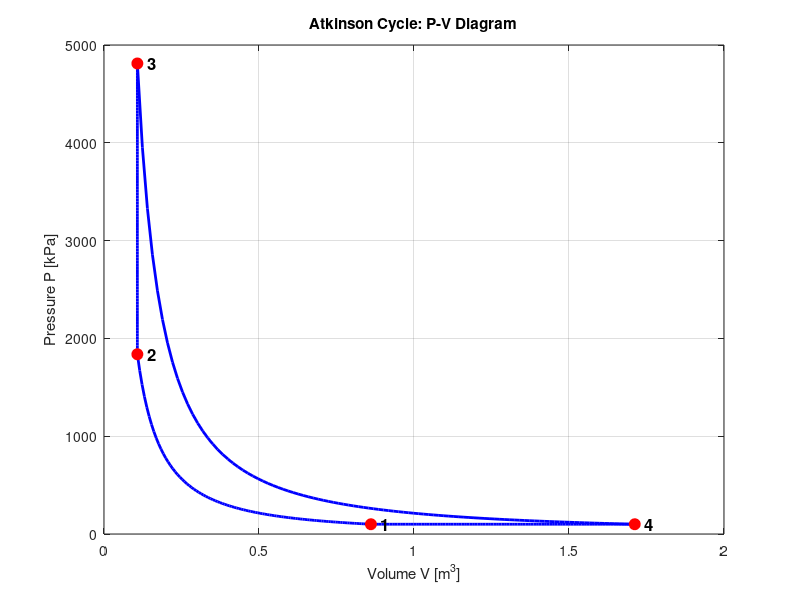
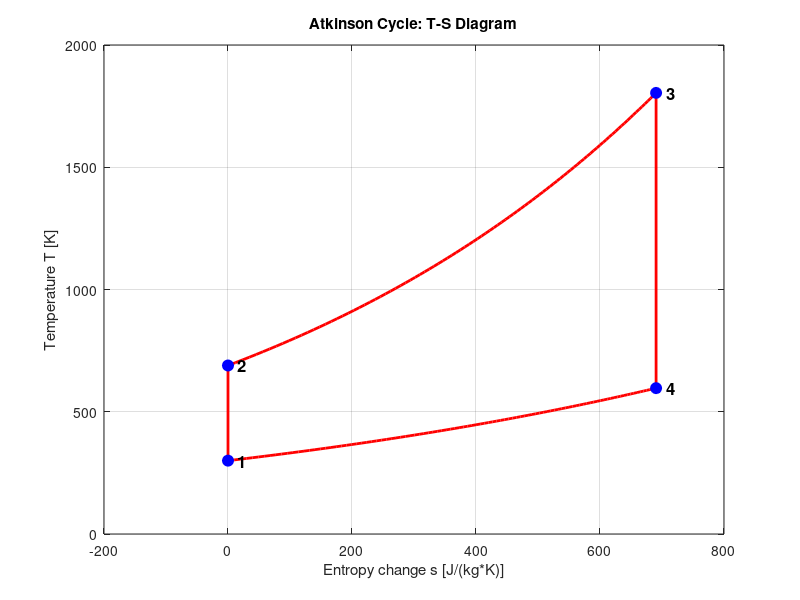

Write the MATLAB code that produced these figures, in order.
%% ========================================================================
%  ATKINSON CYCLE MODEL
%  Repository: thermodynamic-cycles
%  Working fluid: ideal gas (air, air-standard, cold-air assumptions)
%
%  Over-expanded spark-ignition cycle (hybrids). Like Otto but expansion
%  continues until pressure returns to intake, then heat is rejected at
%  constant pressure. Four processes:
%     1 -> 2 : Isentropic compression
%     2 -> 3 : Constant-volume heat addition
%     3 -> 4 : Isentropic expansion down to P4 = P1
%     4 -> 1 : Constant-pressure heat rejection
%
%  eta = 1 - gamma*(lambda^(1/gamma) - 1) / (r^(gamma-1)*(lambda - 1))
%  where r = compression ratio, lambda = T3/T2 = pressure rise ratio
% ========================================================================

clear; clc; close all;

%% SECTION 1: WORKING FLUID PROPERTIES (AIR, IDEAL GAS)
R     = 287;                % specific gas constant for air   [J/(kg*K)]
gamma = 1.4;                % ratio of specific heats          [-]
cv    = R / (gamma - 1);    % constant-volume specific heat    [J/(kg*K)]
cp    = gamma * cv;         % constant-pressure specific heat  [J/(kg*K)]

fprintf('==================================================\n');
fprintf('  WORKING FLUID PROPERTIES (air, ideal gas)\n');
fprintf('==================================================\n');
fprintf('  Gas constant R        = %8.3f J/(kg*K)\n', R);
fprintf('  Specific heat ratio   = %8.3f\n', gamma);
fprintf('  cv                    = %8.3f J/(kg*K)\n', cv);
fprintf('  cp                    = %8.3f J/(kg*K)\n', cp);
fprintf('\n');

%% SECTION 2: CYCLE INPUT PARAMETERS
m     = 1.0;                % mass of working fluid            [kg]
T1    = 300;                % temperature at state 1 (BDC)     [K]
P1    = 100e3;              % pressure at state 1              [Pa]
r     = 8.0;                % compression ratio V1/V2          [-]
q_in  = 800e3;              % specific heat added, 2->3        [J/kg]
Q_in  = m * q_in;           % total heat added                 [J]

V1    = m * R * T1 / P1;    % volume at state 1                [m^3]
V2    = V1 / r;             % volume after compression         [m^3]

fprintf('==================================================\n');
fprintf('  CYCLE INPUT PARAMETERS\n');
fprintf('==================================================\n');
fprintf('  Mass m                = %8.3f kg\n', m);
fprintf('  State 1 temperature   = %8.3f K\n', T1);
fprintf('  State 1 pressure      = %8.3f kPa\n', P1/1000);
fprintf('  Compression ratio r   = %8.3f\n', r);
fprintf('  Heat added q_in       = %8.3f kJ/kg\n', q_in/1000);
fprintf('  Volume at state 1     = %8.6f m^3\n', V1);
fprintf('  Volume at state 2     = %8.6f m^3\n', V2);
fprintf('\n');

%% SECTION 3: STATE POINT CALCULATIONS  (1 -> 2 -> 3 -> 4 -> 1)
% STATE 2: isentropic compression
T2 = T1 * r^(gamma - 1);
P2 = P1 * r^gamma;

% STATE 3: constant-volume heat addition
V3 = V2;
T3 = T2 + Q_in / (m * cv);
P3 = m * R * T3 / V3;
lambda = T3 / T2;               % pressure/temperature rise ratio

% STATE 4: isentropic expansion down to intake pressure P4 = P1
P4 = P1;
V4 = V3 * (P3 / P4)^(1 / gamma);
T4 = T3 * (P4 / P3)^((gamma - 1) / gamma);

P_states = [P1, P2, P3, P4];
V_states = [V1, V2, V3, V4];
T_states = [T1, T2, T3, T4];

fprintf('==================================================\n');
fprintf('  STATE POINTS  (lambda = %6.4f, expansion V4/V2 = %6.4f)\n', ...
        lambda, V4/V2);
fprintf('==================================================\n');
fprintf('  State    P [kPa]     V [m^3]      T [K]\n');
fprintf('  --------------------------------------------\n');
for i = 1:4
    fprintf('    %d    %9.2f   %9.6f   %8.2f\n', ...
            i, P_states(i)/1000, V_states(i), T_states(i));
end
fprintf('\n');

%% SECTION 4: HEAT AND WORK FOR EACH PROCESS
Q_12 = 0;                        % isentropic compression
W_12 = m * cv * (T1 - T2);
W_23 = 0;                        % constant-volume heat in
Q_23 = m * cv * (T3 - T2);
Q_34 = 0;                        % isentropic expansion
W_34 = m * cv * (T3 - T4);
Q_41 = m * cp * (T1 - T4);       % constant-pressure heat out
W_41 = m * R  * (T1 - T4);

Q_processes = [Q_12, Q_23, Q_34, Q_41];
W_processes = [W_12, W_23, W_34, W_41];
labels = {'1->2 isentropic comp', '2->3 const-V heat in', ...
          '3->4 isentropic exp', '4->1 const-P heat out'};

fprintf('==================================================\n');
fprintf('  HEAT AND WORK PER PROCESS\n');
fprintf('==================================================\n');
fprintf('  Process                    Q [kJ]      W [kJ]\n');
fprintf('  ------------------------------------------------\n');
for i = 1:4
    fprintf('  %-22s  %9.3f   %9.3f\n', ...
            labels{i}, Q_processes(i)/1000, W_processes(i)/1000);
end
fprintf('\n');

%% SECTION 5: CYCLE TOTALS AND EFFICIENCY
Q_out   = abs(Q_41);
W_net   = sum(W_processes);
eta_cycle = W_net / Q_23;
eta_ideal = 1 - gamma * (lambda^(1/gamma) - 1) / (r^(gamma-1) * (lambda - 1));
energy_balance = (Q_23 - Q_out) - W_net;

fprintf('==================================================\n');
fprintf('  CYCLE TOTALS AND EFFICIENCY\n');
fprintf('==================================================\n');
fprintf('  Heat added Q_in       = %9.3f kJ\n', Q_23/1000);
fprintf('  Heat rejected Q_out   = %9.3f kJ\n', Q_out/1000);
fprintf('  Net work W_net        = %9.3f kJ\n', W_net/1000);
fprintf('  Thermal efficiency    = %9.4f  (%.2f%%)\n', eta_cycle, eta_cycle*100);
fprintf('  Ideal Atkinson eff.   = %9.4f  (%.2f%%)\n', eta_ideal, eta_ideal*100);
fprintf('  Energy balance resid  = %9.3e kJ (should be ~0)\n', energy_balance/1000);
fprintf('\n');

if abs(eta_cycle - eta_ideal) < 1e-6
    fprintf('  CHECK PASSED: efficiency matches air-standard Atkinson formula.\n');
else
    fprintf('  CHECK FAILED: efficiency does not match formula.\n');
end
fprintf('\n');

%% SECTION 6: SMOOTH PROCESS CURVES FOR PLOTTING
N = 100;
V_12 = linspace(V1, V2, N);  P_12 = P1 * (V1 ./ V_12).^gamma;   % isentropic
P_23 = linspace(P2, P3, N);  V_23 = V2 * ones(1, N);            % const volume
V_34 = linspace(V3, V4, N);  P_34 = P3 * (V3 ./ V_34).^gamma;   % isentropic
V_41 = linspace(V4, V1, N);  P_41 = P4 * ones(1, N);            % const pressure
V_curve = [V_12, V_23, V_34, V_41];
P_curve = [P_12, P_23, P_34, P_41];

%% SECTION 7: ENTROPY VALUES FOR THE T-S DIAGRAM
s1 = 0;
s2 = s1;                            % 1->2 isentropic
s3 = s2 + cv * log(T3 / T2);        % 2->3 constant volume
s4 = s3;                            % 3->4 isentropic
s_states = [s1, s2, s3, s4];

T_23s = linspace(T2, T3, N);  s_23s = s2 + cv * log(T_23s / T2);
T_41s = linspace(T4, T1, N);  s_41s = s4 + cp * log(T_41s / T4);
s_TS = [s1, s2, s_23s, s3, s4, s_41s, s1];
T_TS = [T1, T2, T_23s, T3, T4, T_41s, T1];

%% SECTION 8: PLOTTING
figure('Name', 'Atkinson Cycle P-V Diagram', 'Color', 'w');
plot(V_curve, P_curve/1000, 'b-', 'LineWidth', 2); hold on;
plot(V_states, P_states/1000, 'ro', 'MarkerFaceColor', 'r', 'MarkerSize', 8);
for i = 1:4
    text(V_states(i), P_states(i)/1000, sprintf('  %d', i), ...
         'FontSize', 12, 'FontWeight', 'bold');
end
xlabel('Volume V [m^3]'); ylabel('Pressure P [kPa]');
title('Atkinson Cycle: P-V Diagram'); grid on; hold off;

figure('Name', 'Atkinson Cycle T-S Diagram', 'Color', 'w');
plot(s_TS, T_TS, 'r-', 'LineWidth', 2); hold on;
plot(s_states, T_states, 'bo', 'MarkerFaceColor', 'b', 'MarkerSize', 8);
for i = 1:4
    text(s_states(i), T_states(i), sprintf('  %d', i), ...
         'FontSize', 12, 'FontWeight', 'bold');
end
xlabel('Entropy change s [J/(kg*K)]'); ylabel('Temperature T [K]');
title('Atkinson Cycle: T-S Diagram'); grid on; hold off;

fprintf('Plots generated. Atkinson cycle model complete.\n');
%% END OF ATKINSON CYCLE MODEL
